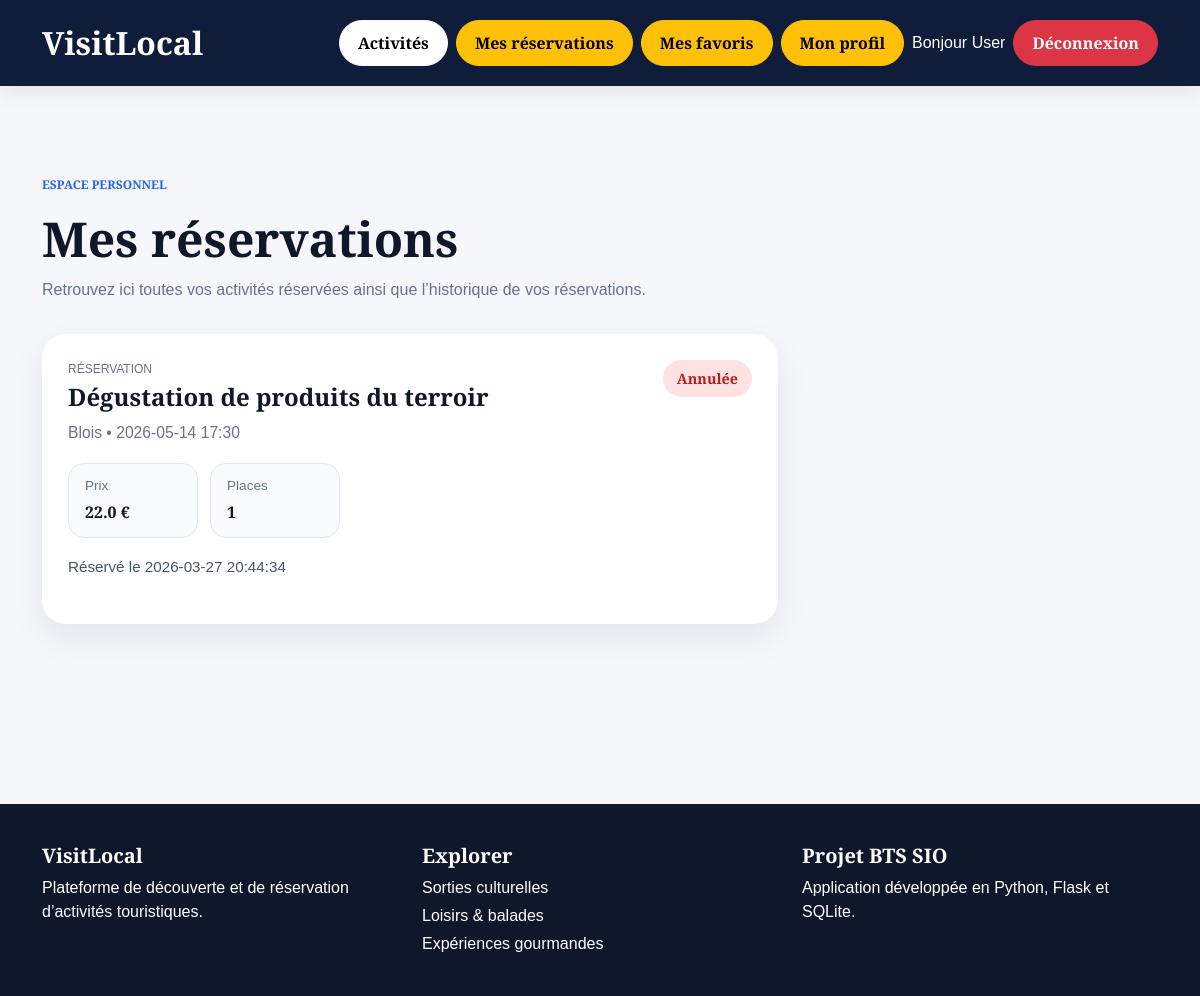
Screenshot of /mes_reservations (signed in) with the database file from the repository.
### tables this page shows
CREATE TABLE reservations (
    id INTEGER PRIMARY KEY AUTOINCREMENT,
    user_id INTEGER NOT NULL,
    activite_id INTEGER NOT NULL,
    nb_places INTEGER NOT NULL,
    date_reservation TEXT NOT NULL, status TEXT DEFAULT 'confirmée', statut TEXT DEFAULT 'confirmée',
    FOREIGN KEY (user_id) REFERENCES users(id),
    FOREIGN KEY (activite_id) REFERENCES activites(id)
);

CREATE TABLE activites (
    id INTEGER PRIMARY KEY AUTOINCREMENT,
    titre TEXT NOT NULL,
    description TEXT NOT NULL,
    lieu TEXT NOT NULL,
    date_activite TEXT NOT NULL,
    prix REAL NOT NULL,
    places_disponibles INTEGER NOT NULL,
    categorie TEXT NOT NULL,
    image TEXT
);

### app.py (the view)
@app.route('/mes_reservations')
def mes_reservations():
    if 'user_id' not in session:
        return redirect('/login')
    conn = get_db_connection()
    reservations = conn.execute('''
    		SELECT reservations.id, reservations.nb_places, reservations.date_reservation, reservations.statut,
           		activites.titre, activites.lieu, activites.date_activite, activites.prix
    		FROM reservations
    		JOIN activites ON reservations.activite_id = activites.id
    		WHERE reservations.user_id = ?
    		ORDER BY reservations.date_reservation DESC
	''', (session['user_id'],)).fetchall()
    conn.close()
    return render_template('mes_reservations.html', reservations=reservations)

### app.py (called while the page is built)
def get_db_connection():
    conn = sqlite3.connect('database.db')
    conn.row_factory = sqlite3.Row
    return conn

### templates/mes_reservations.html (shortened to what this page needs)
{% extends 'base.html' %}
{% block content %}
<section class="editorial-section first-section">
    <div class="section-heading">
        <p class="section-kicker">ESPACE PERSONNEL</p>
        <h2>Mes réservations</h2>
        <p class="section-description">
            Retrouvez ici toutes vos activités réservées ainsi que l’historique de vos réservations.
        </p>
    </div>
    {% if reservations|length > 0 %}
        <div class="row g-4">
            {% for reservation in reservations %}
            <div class="col-lg-8 col-md-12">
                <div class="reservation-card h-100">
                    <div class="reservation-card-body">
                        <div class="d-flex justify-content-between align-items-start flex-wrap gap-2">
                            <div>
                                <p class="mini-label">Réservation</p>
                                <h3>{{ reservation.titre }}</h3>
                            </div>
                            {% if reservation.statut == 'confirmée' %}
                                <span class="reservation-status status-ok">Confirmée</span>
                            {% else %}
                                <span class="reservation-status status-cancel">Annulée</span>
                            {% endif %}
                        </div>
                        <p class="reservation-meta">
                            {{ reservation.lieu }} • {{ reservation.date_activite }}
                        </p>
                        <div class="reservation-infos">
                            <div class="reservation-pill">
                                <span>Prix</span>
                                <strong>{{ reservation.prix }} €</strong>
                            </div>
                            <div class="reservation-pill">
                                <span>Places</span>
                                <strong>{{ reservation.nb_places }}</strong>
                            </div>
                        </div>
                        <p class="reservation-date">
                            Réservé le {{ reservation.date_reservation }}
                        </p>
                    </div>
                </div>
            </div>
            {% endfor %}
        </div>
    {% endif %}
</section>
{% endblock %}

### static/css/style.css (style rules this page uses)
* { margin: 0; padding: 0; box-sizing: border-box; }
body { font-family: 'Playfair Display', sans-serif; background: #f5f7fb; color: #0f172a; line-height: 1.5; }
h1, h2, h3, h5, h6, .brand-logo { font-family: 'Playfair Display', sans-serif; font-weight : 700; }
.section-heading { margin-bottom: 32px; }
.section-kicker { font-size: 12px; color: #2563eb; font-weight: 700; text-transform: uppercase; }
.section-heading h2 { font-size: 3rem; margin-bottom: 10px; }
.section-description { color: #64748b; }
.mini-label { font-size: 12px; color: #64748b; margin-bottom: 5px; text-transform: uppercase; }
.editorial-section { padding: 60px 0; }
.reservation-card { background: white; border-radius: 24px; box-shadow: 0 14px 34px rgba(15, 23, 42, 0.08); overflow: hidden; transition: transform 0.25s ease, box-shadow 0.25s ease; }
.reservation-card-body { padding: 26px; }
.reservation-card h3 { font-size: 1.5rem; margin-bottom: 10px; line-height: 1.2; }
.reservation-meta { color: #64748b; margin-bottom: 18px; font-size: 0.98rem; }
.reservation-infos { display: flex; gap: 12px; flex-wrap: wrap; margin-bottom: 18px; }
.reservation-pill { background: #f8fafc; border: 1px solid #e2e8f0; border-radius: 16px; padding: 12px 16px; min-width: 130px; }
.reservation-pill span { display: block; color: #64748b; font-size: 0.85rem; margin-bottom: 4px; }
.reservation-pill strong { color: #0f172a; font-size: 1rem; }
.reservation-date { color: #475569; font-size: 0.95rem; margin-bottom: 0; }
.reservation-card { min-height: 290px; }
.reservation-status { display: inline-block; padding: 8px 14px; border-radius: 999px; font-size: 0.9rem; font-weight: 700; }
.status-cancel { background: #fee2e2; color: #b91c1c; }

### rows the page displays
reservations: titre "Dégustation de produits du terroir", statut "Annulée", lieu "Blois", date_activite "2026-05-14 17:30", prix "22.0", nb_places "1", date_reservation "2026-03-27 20:44:34"

### other values shown
{{ session['user_name'] }} "User"
